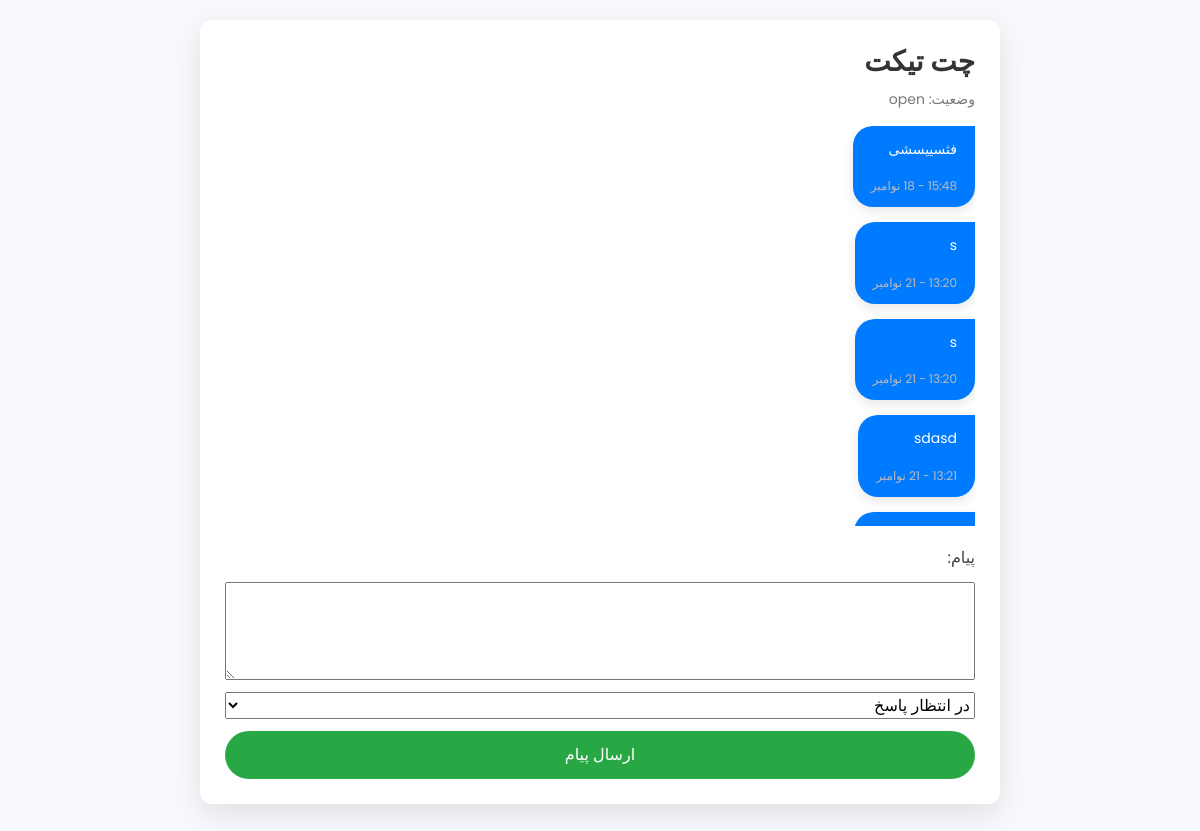
Page /ticket/admin/1/ (signed in) on the committed database.
### tickets/models.py (models this page shows, shortened)
class Ticket(models.Model):
    STATUS_CHOICES = [
        ('open', 'در انتظار پاسخ'),
        ('answered', 'باسخ داده شد'),
        ('closed', 'بسته شده'),
    ]
    section = models.CharField(max_length=100, choices=[
        ('technical', 'بخش فنی'),
        ('support', 'بخش پشتیبانی'),
        ('sales', 'بخش فروش'),
        ('other', 'سایر بخش‌ها'),
    ], default='other')
    user = models.ForeignKey(UserAccount, on_delete=models.CASCADE)
    title = models.CharField(max_length=200)
    description = models.TextField()
    status = models.CharField(max_length=20, choices=STATUS_CHOICES, default='open')
    created_at = models.DateTimeField(auto_now_add=True)
    updated_at = models.DateTimeField(auto_now=True)

class TicketResponse(models.Model):
    ticket = models.ForeignKey(Ticket, on_delete=models.CASCADE, related_name='responses')
    user = models.ForeignKey(settings.AUTH_USER_MODEL, on_delete=models.CASCADE)
    message = models.TextField()
    attachment = models.FileField(upload_to='attachments/', blank=True, null=True)  # فیلد پیوست
    created_at = models.DateTimeField(auto_now_add=True)

### tickets/views.py (the view)
# urls.py: path('ticket/admin/<int:ticket_id>/', views.respond_to_ticket, name='respond_to_ticket'),
@user_passes_test(is_admin)
def respond_to_ticket(request, ticket_id):
    ticket = get_object_or_404(Ticket, id=ticket_id)
    if request.method == 'POST':
        response_form = TicketResponseForm(request.POST)
        status_form = AdminTicketForm(request.POST)
        if response_form.is_valid() and status_form.is_valid():
            response = response_form.save(commit=False)
            response.ticket = ticket
            response.user = request.user
            response.save()
            ticket.status = status_form.cleaned_data['status']
            ticket.save()
            print("Ticket response and status saved successfully")
            return redirect('tickets:respond_to_ticket', ticket_id=ticket_id)
    else:
        response_form = TicketResponseForm()
        status_form = AdminTicketForm()
    return render(request, 'respond_ticket.html', {
        'ticket': ticket,
        'response_form': response_form,
        'status_form': status_form,
    })

### tickets/forms.py
class TicketResponseForm(forms.ModelForm):
    message = forms.CharField(
        required=True,
        label="پیام",
        widget=forms.Textarea(attrs={'rows': 4, 'cols': 40})  # Example of adding a widget
    )
    class Meta:
        model = TicketResponse
        fields = ['message']

class AdminTicketForm(forms.ModelForm):
    message = forms.CharField(
        required=True,
        label="پیام",
        widget=forms.Textarea(attrs={'rows': 4, 'cols': 40})  # Example of adding a widget
    )
    class Meta:
        model = Ticket  # مدل باید Ticket باشد
        fields = ['status']

### tickets/views.py (called while the page is built)
def is_admin(user):
    return user.is_staff

### tickets/templates/respond_ticket.html (shortened to what this page needs)
<!DOCTYPE html>
<html lang="fa">
<head>
    <link rel="stylesheet" href="https://cdn.jsdelivr.net/npm/bootstrap@5.3.0-alpha1/dist/css/bootstrap.min.css">
    <link rel="stylesheet" href="https://unpkg.com/ionicons@4.5.10-0/dist/css/ionicons.min.css">
</head>
<body>
<main class="main-content">
    <div class="container">
        <div class="header">
            <h1>چت تیکت</h1>
            <p class="ticket-status">
                وضعیت: {{ ticket.status }}
            </p>
        </div>
        <div class="messages">
            {% for response in ticket.responses.all %}
                <div class="message-item {% if response.user.is_staff %}admin{% else %}user{% endif %}">
                    <div class="message-bubble {% if response.user.is_staff %}admin{% else %}user{% endif %}">
                        <p>{{ response.message }}</p>
                        <span class="time">
                            {{ response.created_at|date:"H:i - d M" }}
                        </span>
                    </div>
                </div>
            {% empty %}
                <p>هیچ پیامی وجود ندارد.</p>
            {% endfor %}
        </div>
        <div class="document-section">
            <div class="document-form">
                <form method="post" enctype="multipart/form-data">
                    {{ response_form.as_table }}
                    {{ status_form.status }}
                    <input type="submit" value="ارسال پیام">
                </form>
            </div>
        </div>
    </div>
</main>
</body>
</html>

### tickets/templates/respond_ticket.html (style rules this page uses)
* { margin: 0; padding: 0; box-sizing: border-box; }
body { font-family: 'Poppins', sans-serif; background-color: #f7f9fc; direction: rtl; padding: 20px; color: #444; }
.container { background-color: #ffffff; border-radius: 12px; box-shadow: 0 10px 30px rgba(0, 0, 0, 0.1); padding: 25px; max-width: 800px; margin: 0 auto; }
.header h1 { font-size: 28px; color: #333; font-weight: 600; margin-bottom: 10px; }
.ticket-status { font-size: 14px; color: #777; }
.messages { max-height: 400px; overflow-y: auto; margin-bottom: 20px; height: fit-content; }
.message-item { margin-bottom: 15px; display: flex; transition: transform 0.3s ease-in-out; }
.message-bubble { max-width: 75%; padding: 12px 18px; border-radius: 20px; position: relative; font-size: 14px; line-height: 1.6; box-shadow: 0 4px 12px rgba(0, 0, 0, 0.1); word-wrap: break-word; overflow: hidden; }
.message-bubble.admin { background-color: #007bff; color: #fff; border-top-right-radius: 0; }
.message-bubble .time { display: block; margin-top: 8px; font-size: 12px; color: #bbb; }
.document-section { margin-top: 20px; }
.document-form form { display: flex; flex-direction: column; gap: 12px; }
.document-form input[type="submit"] { background-color: #28a745; color: #fff; border: none; padding: 12px 20px; border-radius: 30px; cursor: pointer; font-size: 16px; transition: background-color 0.3s ease; }

### rows in the picture
Ticket: status "open"
TicketResponse: message "فثسییسشی", created_at "15:48 - 18 نوامبر"
TicketResponse: message "s", created_at "13:20 - 21 نوامبر"
TicketResponse: message "s", created_at "13:20 - 21 نوامبر"
TicketResponse: message "sdasd", created_at "13:21 - 21 نوامبر"
